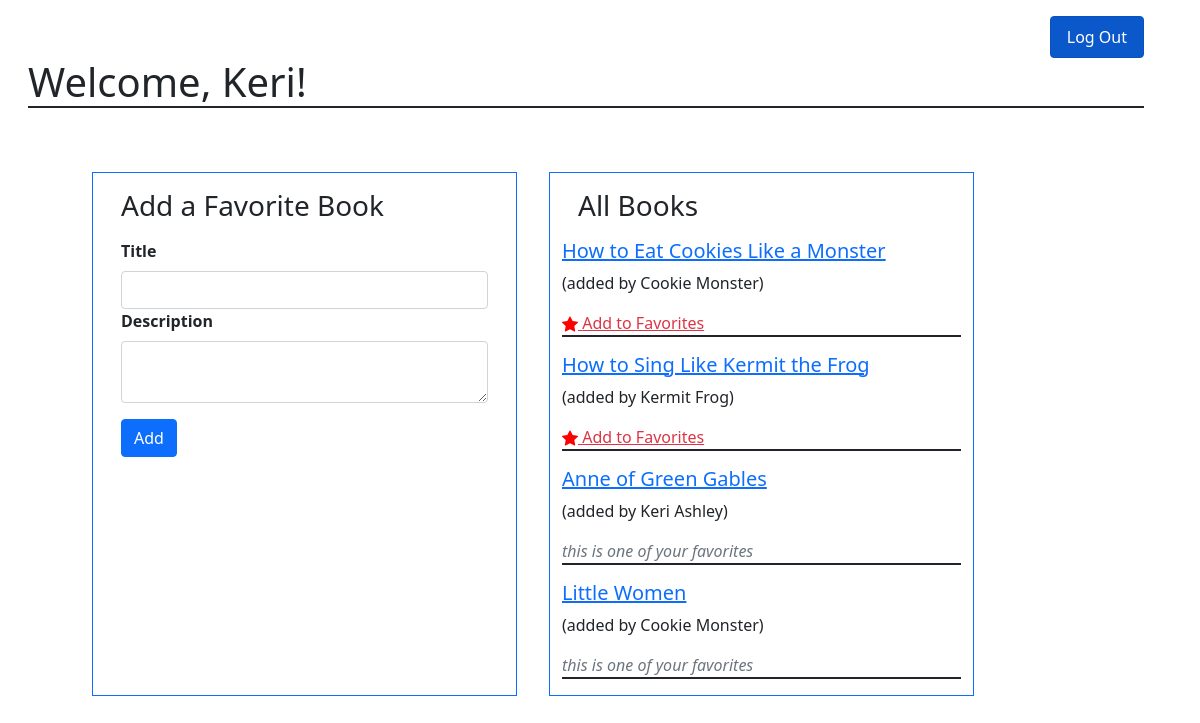
The app's page /books (signed in) with its own data.
### favorite_books_app/models.py (models this page shows)
class User(models.Model):
    first_name= models.CharField(max_length= 50)
    last_name= models.CharField(max_length=50)
    email= models.CharField(max_length=75)
    password= models.CharField(max_length=50)
    created_at= models.DateTimeField(auto_now_add=True)
    updated_at= models.DateTimeField(auto_now=True)
    objects= UserManager()

class Book(models.Model):
    title= models.CharField(max_length=75)
    description= models.TextField()
    uploaded_by= models.ForeignKey(User, related_name= "books_uploaded", on_delete= models.CASCADE)
    users_who_like= models.ManyToManyField(User, related_name= "liked_books")
    created_at= models.DateTimeField(auto_now_add=True)
    updated_at= models.DateTimeField(auto_now=True)
    objects= BookManager()

### favorite_books_app/views.py (the view)
# urls.py: path('books', views.welcomePage),
def welcomePage(request):
    if "logged_user" not in request.session:
        return redirect('/')
    else:
        this_user= User.objects.get(id=request.session['logged_user'])
        books= Book.objects.all()
        context = {
            "logged_user": User.objects.get(id=request.session['logged_user']),
            "books": books,
            "this_user": this_user,
        }
        return render(request, 'welcome.html', context)

### favorite_books_app/templates/welcome.html (shortened to what this page needs)
<!DOCTYPE html>
<html lang="en">
<head>
    <link href="https://cdn.jsdelivr.net/npm/bootstrap@5.0.0-beta3/dist/css/bootstrap.min.css" rel="stylesheet">
</head>
<body>
    <div class="container m-3">
        <ul class="nav justify-content-end">
            <li class="nav-item">
                <a href="/user/logout" role="button" class="nav-link active btn btn-primary" aria current="page">Log Out</a>
            </li>
        </ul>
        <h1 class="border-bottom border-dark border-2">Welcome, {{this_user.first_name}}!</h1>
        <div class="row m-5">
            <div class="col-5 m-3 border border-primary">
                <h3 class="m-3">Add a Favorite Book</h3>
                <form action="/books/create_book" method="POST" class="m-3">
                    <label for="title" class="form-label fw-bold">Title</label>
                    <input type="text" class="form-control" name="title">
                    <label for="description" class="form-label fw-bold">Description</label>
                    <textarea name="description" class="form-control"></textarea>
                    <button class="mt-3 btn btn-primary">Add</button>
                </form>
            </div>
            <div class= "col-5 m-3 border border-primary">
                <h3 class="m-3">All Books</h3>
                {% for book in books %}
                {% if this_user in book.users_who_like.all %}
                    <h5><a href="/books/{{book.id}}">{{book.title}}</a></h5>
                    <p>(added by {{book.uploaded_by.first_name}} {{book.uploaded_by.last_name}})</p>
                    <p class="fst-italic text-muted border-bottom border-dark border-2">this is one of your favorites</p>
                {% else %}
                    <h5><a href="/books/{{book.id}}">{{book.title}}</a></h5>
                    <p>(added by {{book.uploaded_by.first_name}} {{book.uploaded_by.last_name}})</p>
                    <p class="border-bottom border-dark border-2"><a href="/books/{{book.id}}/favorite" class="link-danger"> Add to Favorites</a></p>
                {% endif %}
                {% endfor %}
            </div>
        </div>
    </div>
</body>
</html>

### records on screen
User: first_name "Keri"
Book: title "How to Eat Cookies Like a Monster", uploaded_by.first_name "Cookie", uploaded_by.last_name "Monster"
Book: title "How to Sing Like Kermit the Frog", uploaded_by.first_name "Kermit", uploaded_by.last_name "Frog"
Book: title "Anne of Green Gables", uploaded_by.first_name "Keri", uploaded_by.last_name "Ashley"
Book: title "Little Women", uploaded_by.first_name "Cookie", uploaded_by.last_name "Monster"
